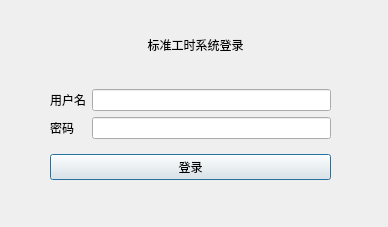
<?xml version="1.0" encoding="UTF-8"?>
<ui version="4.0">
 <class>LoginDialog</class>
 <widget class="QDialog" name="LoginDialog">
  <property name="geometry">
   <rect>
    <x>0</x>
    <y>0</y>
    <width>388</width>
    <height>227</height>
   </rect>
  </property>
  <property name="windowTitle">
   <string>登录</string>
  </property>
  <widget class="QLabel" name="label_3">
   <property name="geometry">
    <rect>
     <x>50</x>
     <y>34</y>
     <width>291</width>
     <height>21</height>
    </rect>
   </property>
   <property name="text">
    <string>标准工时系统登录</string>
   </property>
   <property name="alignment">
    <set>Qt::AlignCenter</set>
   </property>
  </widget>
  <widget class="QWidget" name="layoutWidget">
   <property name="geometry">
    <rect>
     <x>50</x>
     <y>80</y>
     <width>281</width>
     <height>111</height>
    </rect>
   </property>
   <layout class="QVBoxLayout" name="verticalLayout">
    <item>
     <layout class="QGridLayout" name="gridLayout">
      <item row="0" column="0">
       <widget class="QLabel" name="label">
        <property name="text">
         <string>用户名</string>
        </property>
       </widget>
      </item>
      <item row="0" column="1">
       <widget class="QLineEdit" name="user"/>
      </item>
      <item row="1" column="0">
       <widget class="QLabel" name="label_2">
        <property name="text">
         <string>密码</string>
        </property>
       </widget>
      </item>
      <item row="1" column="1">
       <widget class="QLineEdit" name="pass">
        <property name="echoMode">
         <enum>QLineEdit::Password</enum>
        </property>
       </widget>
      </item>
     </layout>
    </item>
    <item>
     <widget class="QPushButton" name="login">
      <property name="text">
       <string>登录</string>
      </property>
     </widget>
    </item>
   </layout>
  </widget>
 </widget>
 <resources/>
 <connections/>
</ui>
